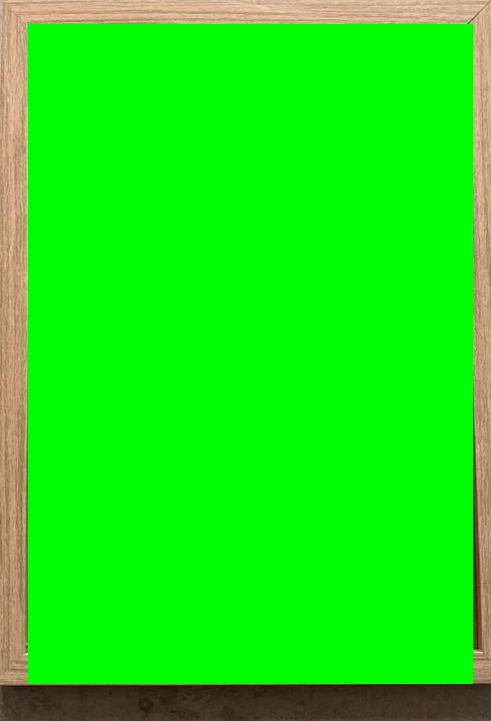
#> input picture tools/assets/moldura-marfim.png, 491 x 721 px
$ python -i mockup-compose.py   (imports and definitions only)
#> lines starting #> are read from the running program, lines starting #| are printed output that depends on the picture; after the words box and inside, x2 and y2 are one past the last pixel; in counts of white or black regions, pixels touching at a corner belong together
#> further down, picture is the input picture: shape (721, 491, 3); mean B, G, R 16.4, 232.6, 25.8
#!/usr/bin/env python3
"""Compoe uma arte dentro do quadro verde do mockup, com GEOMETRIA ESTAVEL.

v2 — mata o "bugando/deformando" da v1. A v1 estimava a homografia de forma
INDEPENDENTE em cada frame: o ruido da deteccao dos 4 cantos (mao ocluindo o
verde, motion-blur, angulo) fazia a arte pulsar e entortar. Aqui a geometria
e' TEMPORALMENTE COERENTE:

  1) Pass 1: detecta o quadrilatero verde em todo frame (cru) + area + um
     thumbnail (pra achar os cortes entre cenas por diferenca de frame).
  2) Corta a timeline nas transicoes (cada cena = 1 clipe Veo concatenado).
  3) Por CENA, ajusta a trajetoria de cada canto com um polinomio robusto
     (IRLS, rejeita mao/blur/angulo como outliers) — a arte passa a "grudar"
     no plano do quadro, sem tremer.
  4) Pass 2: warpa a arte com os cantos SUAVIZADOS, mas oclui com a mascara
     verde DO FRAME (mao/dedos tapam a arte certo). Geometria estavel +
     oclusao por frame = o melhor dos dois.

Uso:
  tools/.venv-compose/bin/python tools/mockup-compose.py \
      --video output/mockup-loja/mockup-loja-greenscreen-25s.mp4 \
      --arte  caminho/da/arte.png \
      [--logo caminho/do/logo.png]   # aparece no endcard branco (se houver)
      [--out  output/mockup-loja/mockup-final.mp4] \
      [--debug]                      # imprime cortes e cobertura por cena
"""
import argparse
import os
import shutil
import subprocess
import sys
import tempfile

import cv2
import numpy as np

FF = "/opt/homebrew/opt/ffmpeg-full/bin/ffmpeg"
if not os.path.exists(FF):
    FF = "ffmpeg"

# Faixa HSV do verde chroma (H em [0,179] no OpenCV; #00FF00 => H=60).
H_LO, H_HI = 35, 90
S_MIN, V_MIN = 45, 45

# --- integracao ("nao flutuar"): faz a arte parecer DENTRO do quadro ---
# A arte colada crua le como adesivo: sem sombra interna da moldura, sem a luz
# da cena, e nitida demais pro video macio. Estes parametros casam esses 3.
ART_BLUR = 1.7       # sigma: casa a maciez do video (arte crua e' nitida demais)
ART_GAIN = 0.93      # escurece a arte (nao "estoura" mais que a loja meio-escura)
ART_LIFT = 7.0       # levanta os pretos (luz ambiente: nada e' preto puro na sala)
ART_DESAT = 0.08     # tira um tico de saturacao (senao "pop" de imagem separada)
ART_WARM_B, ART_WARM_R = 0.975, 1.025  # tom quente da loja (BGR)
EDGE_FRAC = 0.055    # largura da sombra interna = 5.5% do lado
SHADOW_STR = 0.42    # escurecimento maximo na borda interna da moldura
TOP_EXTRA = 0.16     # sombra extra no topo (moldura projeta sombra pra baixo)
SHEEN_STR = 0.06     # brilho suave difuso vindo de cima (luz da loja na superficie)
GRAIN = 2.2          # grao por-frame (casa o ruido/codec do video, some o "liso")

# --- resposta FISICA por frame (o verde do Veo e' 100% chapado, V~253 em
# todas as cenas: nao ha' luz real pra transferir — entao sintetizamos a
# resposta da superficie a partir da geometria suavizada) ---
CONTACT_FRAC = 0.013  # linha de sombra de CONTATO tela<->moldura (bem fina)
CONTACT_STR = 0.50    # forca da linha de contato
TILT_DIM = 0.22       # escurecimento extra maximo quando o quadro inclina
                      # (aspecto aparente cai -> tinta recebe menos luz)
LAMP_V_MIN = 242      # p90 de V acima do quadro pra considerar "luminaria"
                      # (medido: parede 245-253, cenas de mao 141-233)
LAMP_TOP = 1.11       # ganho no topo da arte sob a luminaria de galeria...
LAMP_BOTTOM = 0.93    # ...caindo pra base (gradiente warpa junto com o quadro)
MBLUR_GAIN = 0.6      # comprimento do motion blur = GAIN * velocidade (px/frame)
MBLUR_MAX = 16        # teto do blur (px)
MBLUR_MIN_V = 3.0     # abaixo dessa velocidade nao borra


def green_mask(bgr):
    hsv = cv2.cvtColor(bgr, cv2.COLOR_BGR2HSV)
#> hsv: shape (721, 491, 3); mean H, S, V 52.4, 228.5, 237.3
    return cv2.inRange(hsv, (H_LO, S_MIN, V_MIN), (H_HI, 255, 255))
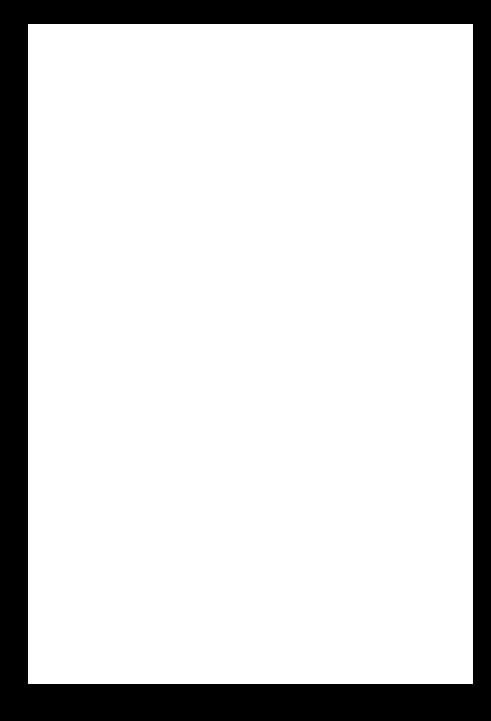
#> returned value: shape (721, 491); 83% white; 1 black region, box (x1, y1, x2, y2) and area: (0, 0, 491, 721) 60311


def clean_mask(m):
    m = cv2.morphologyEx(m, cv2.MORPH_CLOSE, np.ones((7, 7), np.uint8))
    return cv2.morphologyEx(m, cv2.MORPH_OPEN, np.ones((5, 5), np.uint8))


# [105 lines left out: functions order_corners, find_quad, season_art, quad_aspect, motion_kernel, lamp_above and 1 more, not called in this run]


def kill_green(bgr):
    resid = green_mask(bgr)
    if not resid.any():
        return bgr
    b, g, r = cv2.split(bgr.astype(np.int16))
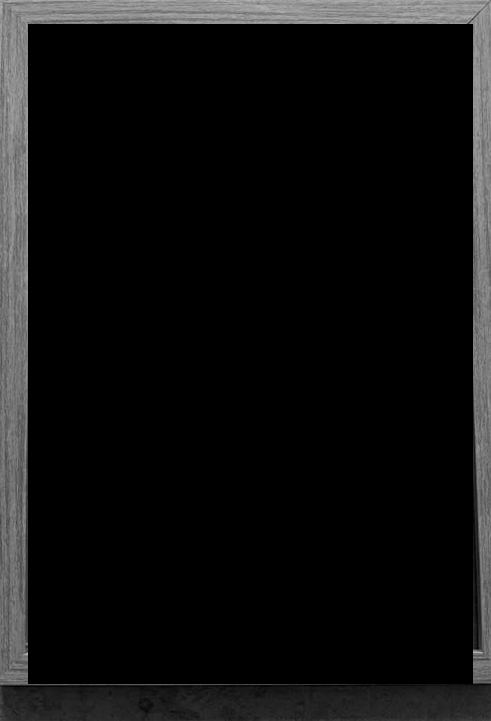
#> b: shape (721, 491) int16; min 0, max 183, mean 16.4
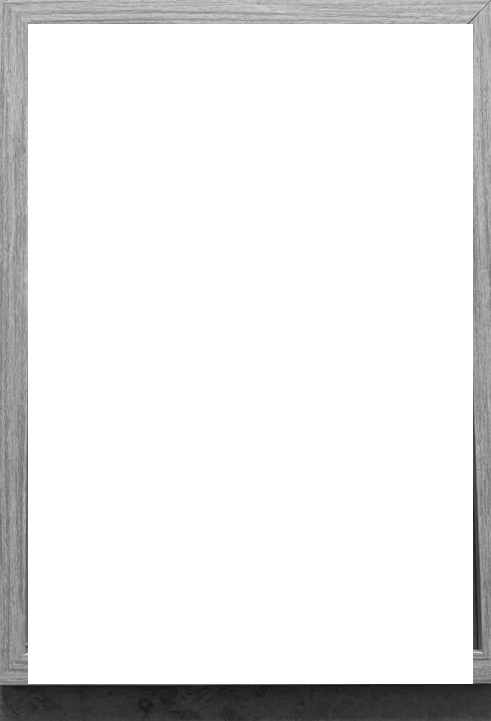
#> g: shape (721, 491) int16; min 16, max 255, mean 232.6
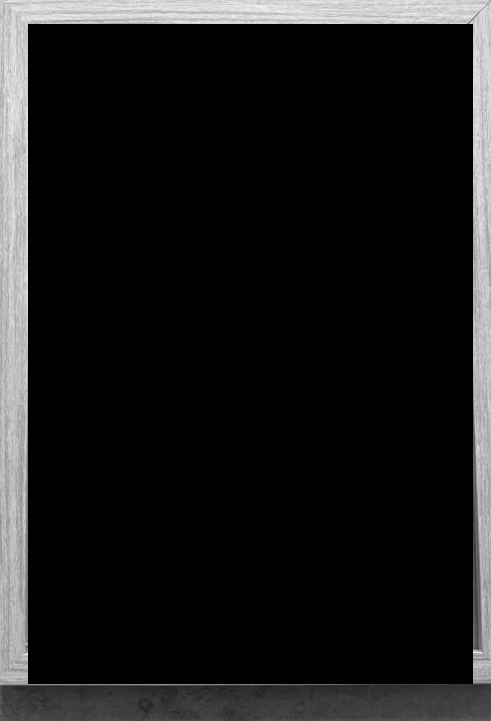
#> r: shape (721, 491) int16; min 0, max 243, mean 25.8
    cap = (b + r) // 2
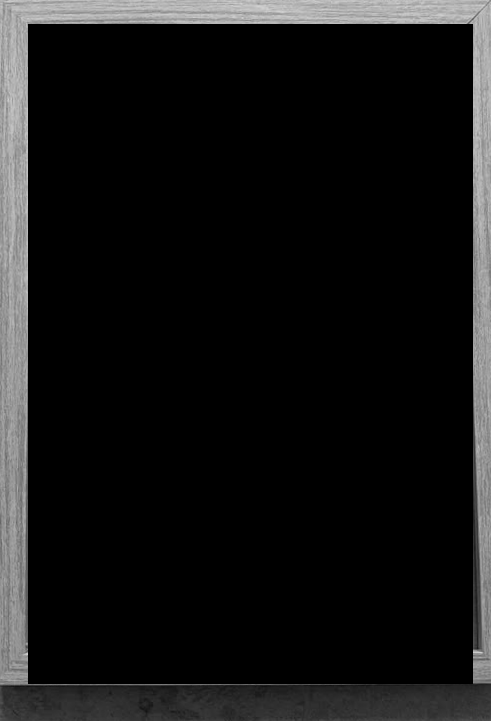
#> cap: shape (721, 491) int16; min 0, max 213, mean 21
    spill = (g > cap) & (resid > 0)
    g[spill] = cap[spill]
    return cv2.merge([b, g, r]).clip(0, 255).astype(np.uint8)
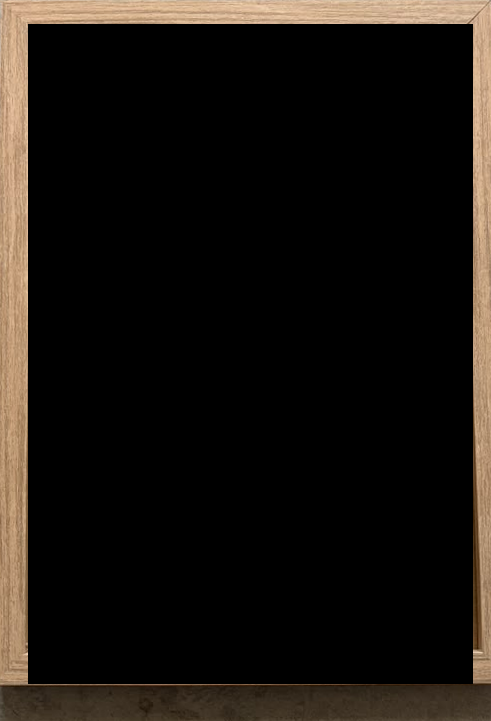
#> returned value: shape (721, 491, 3); mean of channels 0, 1, 2 16.4, 21.1, 25.8; drawn as B, G, R


# [257 lines left out: functions robust_fit_eval, smooth_segment, main, not called in this run]


# [2 lines not run here, left out]

>>> import cv2
>>> picture = cv2.imread('assets/moldura-marfim.png')
>>> result = kill_green(picture)

$ run again, on tools/assets/moldura-preto.png
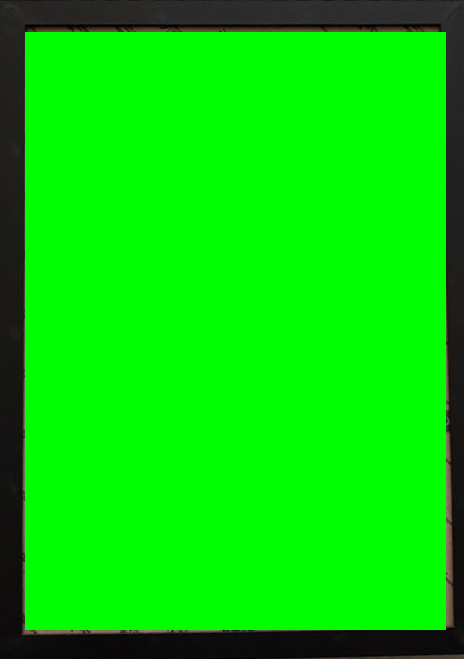
#> input picture tools/assets/moldura-preto.png, 464 x 659 px
#> picture is the input picture: shape (659, 464, 3); mean B, G, R 4.8, 215.2, 5.8
#> hsv: shape (659, 464, 3); mean H, S, V 57.3, 217.6, 215.8
#> in green_mask, `return cv2.inRange(hsv, (H_LO, S_MIN, V_MIN), (H_HI, 255, 255))`:
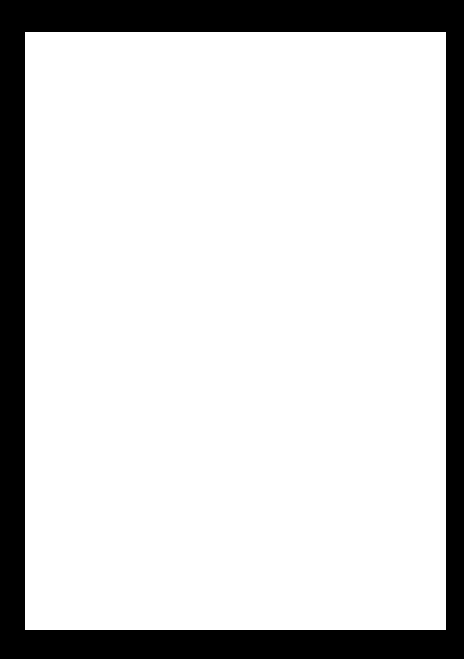
#> returned value: shape (659, 464); 82.3% white; 1 black region, box (x1, y1, x2, y2) and area: (0, 0, 464, 659) 54018
#> in kill_green, `b, g, r = cv2.split(bgr.astype(np.int16))`:
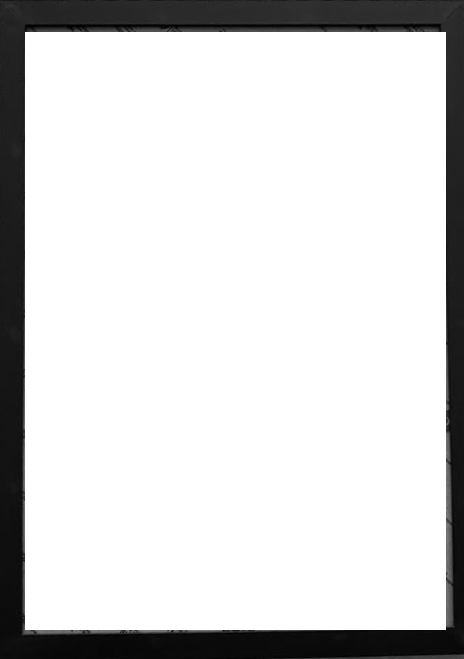
#> g: shape (659, 464) int16; min 0, max 255, mean 215.2
